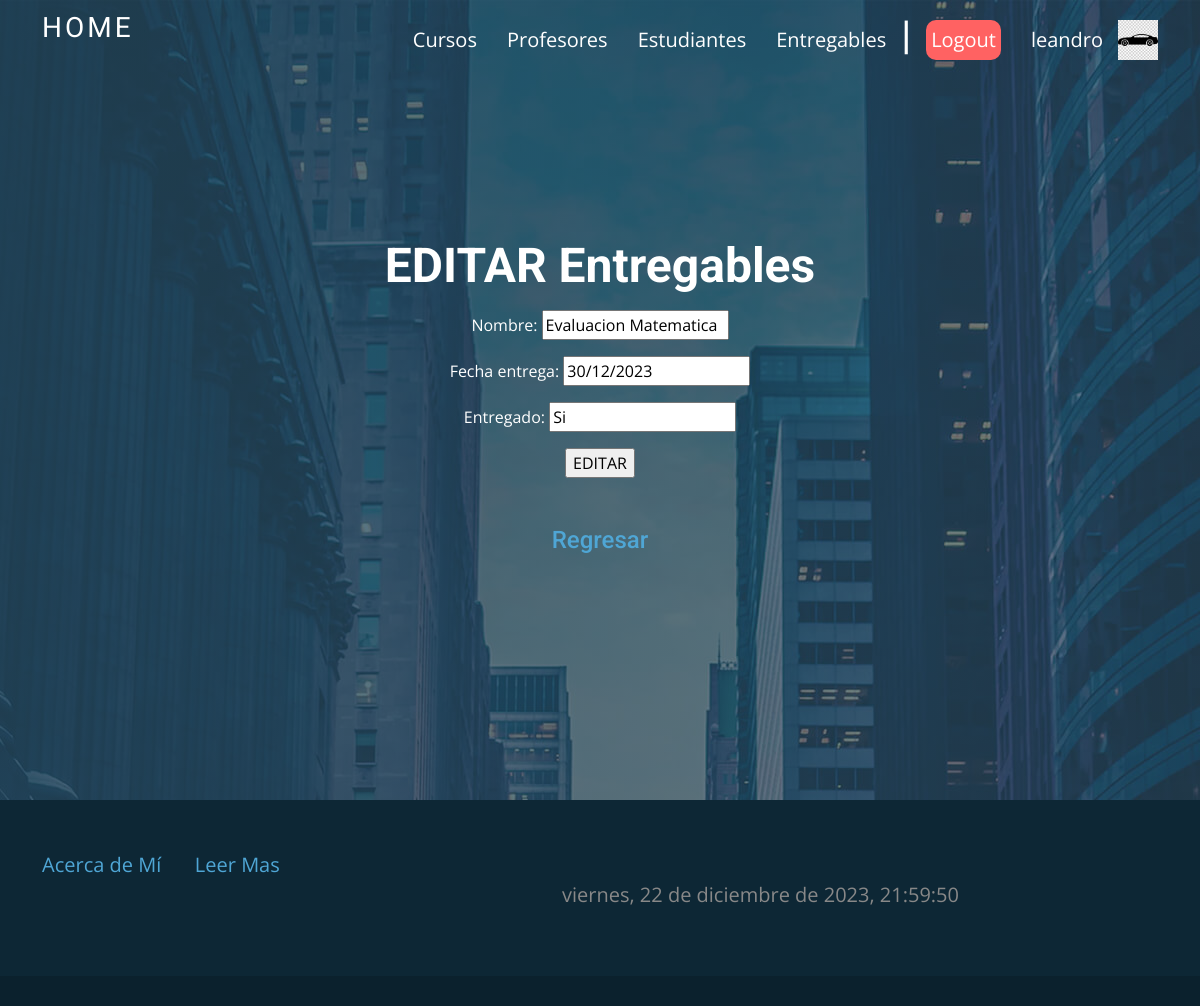
Page /entregables/4/editar (signed in) on the committed database.
### Pagina/models.py (models this page shows, shortened)
class Avatar(models.Model):
    user = models.OneToOneField(User, on_delete=models.CASCADE)
    imagen = models.ImageField(upload_to='avatars/', null=True, blank=True)

class Entregable(models.Model):
    nombre = models.CharField(max_length=30)
    fecha_entrega = models.DateField()
    entregado = models.CharField(max_length=2)

### Pagina/views.py (the view)
# urls.py: path('entregables/<pk>/editar', views.EntregableUpdateView.as_view(), name="EditarEntregable"),
class EntregableUpdateView(UpdateView):
    model = Entregable
    template_name = "entregables_editar.html"
    success_url = reverse_lazy('ListaEntregable')
    fields = ['nombre', 'fecha_entrega', 'entregado']

### templates/entregables_editar.html (shortened to what this page needs)
{% extends "base.html" %}
{% load static %}
{% block content %}
<section id="hero-no-slider" class="d-flex justify-cntent-center align-items-center">
    <div class="container position-relative aos-init aos-animate" data-aos="fade-up" data-aos-delay="100">
        <div class="row justify-content-center">
            <div class="col-xl-8">
                <h2>EDITAR Entregables</h2>
                <form action="" method="POST">
                    {{form.as_p}}
                    <input type="submit" value="EDITAR">
                </form>
                <br><br>
                <h4><a href="{% url 'ListaEntregable' %}">Regresar</a></h4>
            </div>
        </div>
    </div>
</section>
{% endblock %}

### templates/base.html (shortened to what this page needs)
{% load static %}
<!DOCTYPE html>
<html lang="en">
<head>
  <link href="{% static 'assets/vendor/animate.css/animate.min.css' %}" rel="stylesheet">
  <link href="{% static 'assets/vendor/aos/aos.css' %}" rel="stylesheet">
  <link href="{% static 'assets/vendor/bootstrap/css/bootstrap.min.css' %}" rel="stylesheet">
  <link href="{% static 'assets/vendor/bootstrap-icons/bootstrap-icons.css' %}" rel="stylesheet">
  <link href="{% static 'assets/vendor/boxicons/css/boxicons.min.css' %}" rel="stylesheet">
  <link href="{% static 'assets/vendor/glightbox/css/glightbox.min.css' %}" rel="stylesheet">
  <link href="{% static 'assets/vendor/swiper/swiper-bundle.min.css' %}" rel="stylesheet">
  <link href="{% static 'assets/css/style.css' %}" rel="stylesheet">
</head>
<body>
  <header id="header" class="fixed-top d-flex align-items-center header-transparent">
    <div class="container d-flex justify-content-between align-items-center">
      {% block navbar %}
      <div class="logo">
        <h1 class="text-light"><a href="{% url 'Bienvenida' %}"><span>Home</span></a></h1>
      </div>
      <nav id="navbar" class="navbar">
        <ul>
            <li><a href="{% url 'ListaCurso' %}" style="font-size: 20px; margin-right: 5">Cursos</a></li>
            <li><a href="{% url 'ListaProfesor' %}" style="font-size: 20px; margin-right: 5">Profesores</a></li>
            <li><a href="{% url 'ListaEstudiante' %}" style="font-size: 20px; margin-right: 5">Estudiantes</a></li>
            <li><a href="{% url 'ListaEntregable' %}" style="font-size: 20px; margin-right: 5">Entregables</a></li>
            <li><h1 style="font-size: 40px; margin-right:15px; margin-left: 15px ;color: white;">|</h1></li>
            <li><a href="{% url 'Inicio' %}"  style="font-size: 20px; color: white; background-color: rgb(255, 98, 98); padding: 5px; border-radius: 10px; display: inline-block;">Logout</a></li>
            <li> <a style="font-size: 20px; margin-right: 15px" href="{% url 'EditarPerfil' %}">{{request.user.username}}</a></li>
            {% if request.user.avatar and request.user.avatar.imagen %}
              <li><img src="{{ request.user.avatar.imagen.url }}" alt="" height="40px"></li>
            {% endif %}
            {% endblock %}
        </ul>
      </nav>
    </div>
  </header>
  {% block content %}  {% endblock %}
  <footer id="footer" class="footer" data-aos="fade-up" data-aos-easing="ease-in-out" data-aos-duration="500">
    <div class="footer-newsletter">
        <div class="container">
            <div class="row">
                {% block footer %}
                    <ul>
                        <li style="display: inline-block; margin-right: 15px;">
                            <a href="{% url 'AcercaDeMi' %}" style="font-size: 20px; margin-right: 30px;">Acerca de Mí</a>
                            <a href="{% url 'LeerMas' %}" style="font-size: 20px;">Leer Mas</a>
                        </li>
                        <li id="fecha-hora" style="margin-left: 520px; display: inline-block; font-size: 20px; color: #888;"></li>
                    </ul>
                {% endblock %}
            </div>
        </div>
    </div>
  </footer>
</body>
</html>

### Pagina/static/assets/css/style.css (style rules this page uses)
body { font-family: "Open Sans", sans-serif; color: #444; }
a { color: #4fa6d5; text-decoration: none; }
h1, h2, h3, h4, h5, h6, .font-primary { font-family: "Roboto", sans-serif; }
#header { height: 80px; transition: all 0.5s; z-index: 997; transition: all 0.5s; background: #1e4356; }
#header.header-transparent { background: none; }
#header .logo h1 { font-size: 28px; margin: 0; padding: 4px 0; line-height: 1; font-weight: 400; letter-spacing: 3px; text-transform: uppercase; }
#header .logo h1 a, #header .logo h1 a:hover { color: #fff; text-decoration: none; }
.navbar { padding: 0; }
.navbar ul { margin: 0; padding: 0; display: flex; list-style: none; align-items: center; }
.navbar li { position: relative; }
.navbar a, .navbar a:focus { display: flex; align-items: center; justify-content: space-between; padding: 10px 0 10px 30px; font-family: "Open Sans", sans-serif; font-size: 14px; color: #fff; white-space: nowrap; transition: 0.3s; }
#hero-no-slider { width: 100%; height: 100vh; overflow: hidden; position: relative; text-align: center; }
#hero-no-slider::before { content: ""; position: absolute; left: 0; top: 0; right: 0; bottom: 0; background: linear-gradient(to right, rgba(30, 67, 86, 0.8), rgba(30, 67, 86, 0.6)), url("../img/hero-bg.jpg") center top no-repeat; }
#hero-no-slider h2 { color: #fff; margin-bottom: 15px; font-size: 48px; font-weight: 700; }
#hero-no-slider p { color: #fff; }
section { padding: 60px 0; }
#footer { background: #0b212d; padding: 0 0 30px 0; color: #fff; font-size: 14px; }
#footer .footer-newsletter { padding: 50px 0; background: #0d2735; }

### rows in the picture
Entregable: nombre "Evaluacion Matematica", fecha_entrega "30/12/2023", entregado "Si"

### other values in the picture
{{ request.user.username }} "leandro"
